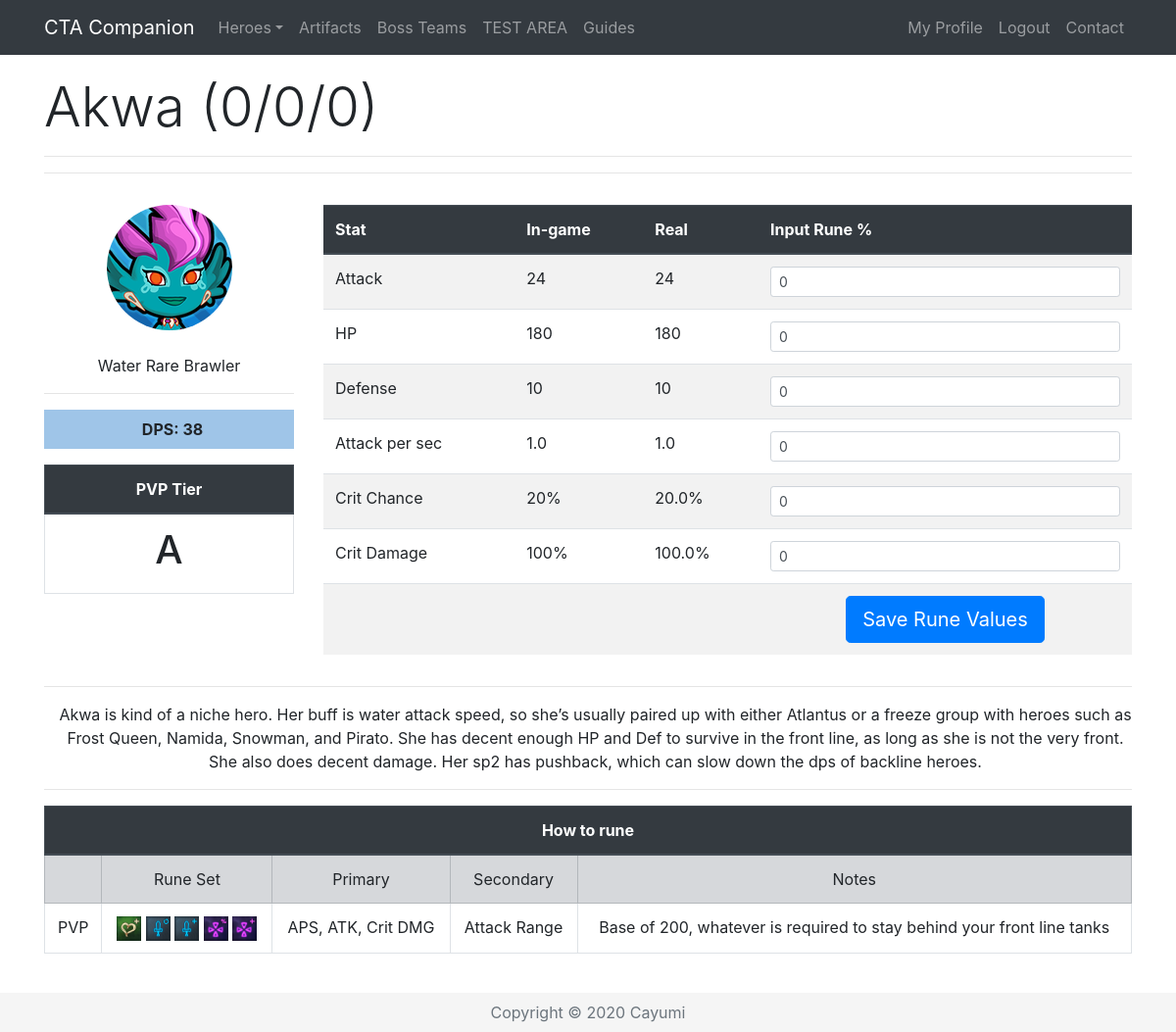
Before: /Hero/1 (signed in) with the older database file.
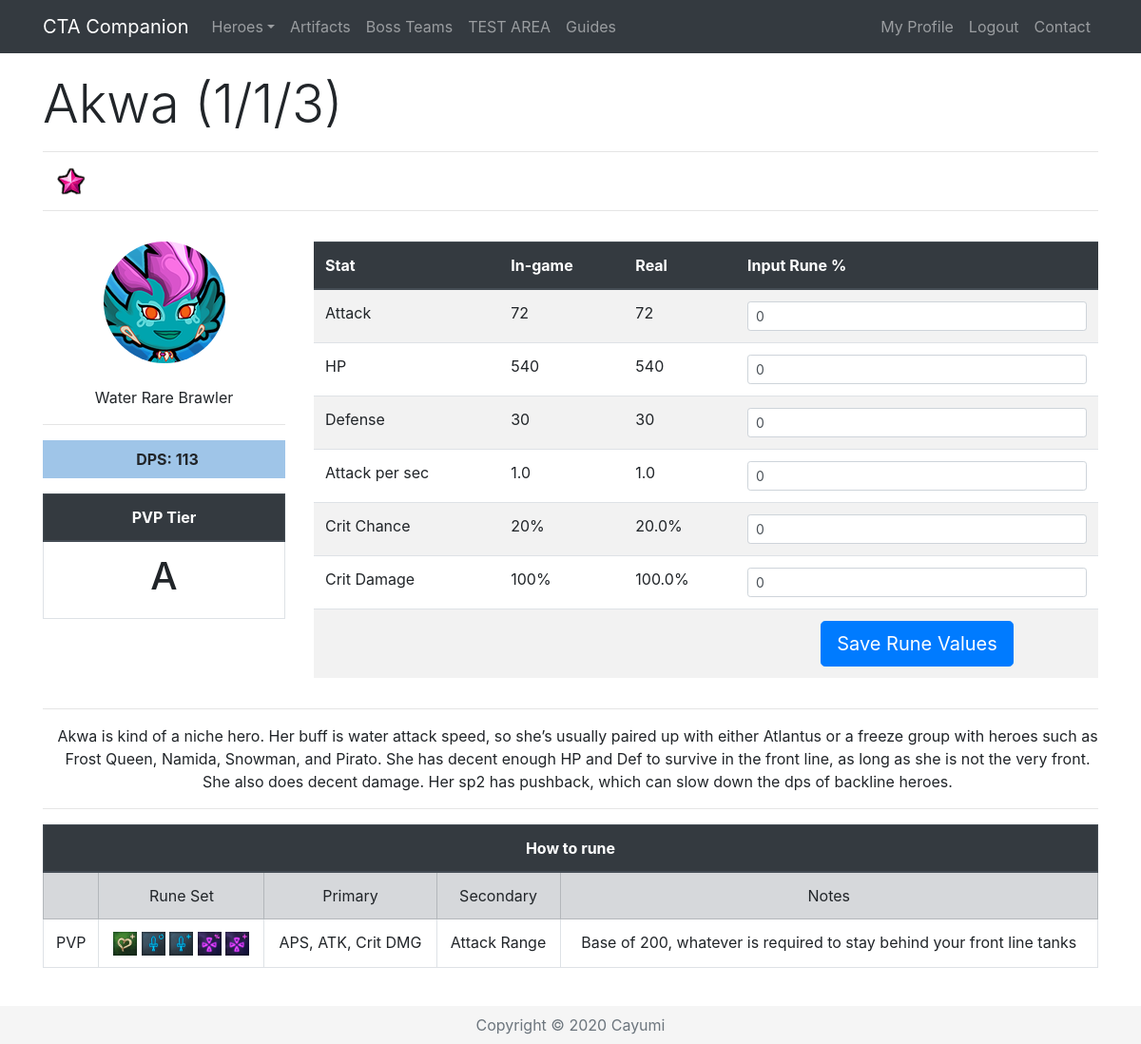
After: the same page with the newer database file.
### app/models.py (models this page shows, shortened)
class Base(db.Model):
    id = db.Column(db.Integer, primary_key=True)
    name = db.Column(db.String(32), index=True, unique=True)
    nameSafe = db.Column(db.String(32), index=True, unique=True)
    job = db.Column(db.String(16), index=True)
    rarity = db.Column(db.String(16), index=True)
    element = db.Column(db.String(16), index=True)
    gender = db.Column(db.String(16), index=True)
    crusher = db.Column(db.Integer, index=True)
    fly = db.Column(db.Integer, index=True)
    blitz = db.Column(db.Integer, index=True)
    atk = db.Column(db.Integer, index=True)
    hp = db.Column(db.Integer, index=True)
    defense = db.Column(db.Integer, index=True)
    crit = db.Column(db.Integer, index=True)
    critDmg = db.Column(db.Integer, index=True)
    movespeed = db.Column(db.Integer, index=True)
    aps = db.Column(db.Integer, index=True)
    arange = db.Column(db.Integer, index=True)
    resistance = db.Column(db.Integer, index=True)
    frenzy = db.Column(db.Integer, index=True)
    dodge = db.Column(db.Integer, index=True)
    stun = db.Column(db.Integer, index=True)
    stunTime = db.Column(db.Integer, index=True)
    aoe = db.Column(db.Integer, index=True)
    ult = db.Column(db.Integer, index=True)
    kshp = db.Column(db.Integer, index=True)
    gold = db.Column(db.Integer, index=True)
    freeze = db.Column(db.Integer, index=True)
    freezeTime = db.Column(db.Integer, index=True)
    freezeDmg = db.Column(db.Integer, index=True)
    burn = db.Column(db.Integer, index=True)
    burnTime = db.Column(db.Integer, index=True)
    burnDmg = db.Column(db.Integer, index=True)
    poison = db.Column(db.Integer, index=True)
    poisonTime = db.Column(db.Integer, index=True)
    poisonDmg = db.Column(db.Integer, index=True)
    sp2 = db.Column(db.Integer, index=True)
    sp2num = db.Column(db.Integer, index=True)
    buffElement = db.Column(db.String(16), index=True)
    buffType = db.Column(db.Integer, index=True)
    buffStat = db.Column(db.String(16), index=True)
    buff = db.Column(db.Integer, index=True)
    heroes = db.relationship('Hero', backref='baseStats', lazy='dynamic')

class Hero(db.Model):
    id = db.Column(db.Integer, primary_key=True)
    level = db.Column(db.Integer, index=True)
    awaken = db.Column(db.Integer, index=True)
    wpn = db.Column(db.Integer, index=True)
    medals = db.Column(db.Integer, index=True)
    runedAtk = db.Column(db.Integer, index=True)
    runedHp = db.Column(db.Integer, index=True)
    runedDef = db.Column(db.Integer, index=True)
    runedAps = db.Column(db.Integer, index=True)
    runedCrit = db.Column(db.Integer, index=True)
    runedCritDmg = db.Column(db.Integer, index=True)
    user_id = db.Column(db.Integer, db.ForeignKey('user.id'))
    base_id = db.Column(db.Integer, db.ForeignKey('base.id'))
    def displayStat(self, stat):
        if stat < 1000:
            return str(int(round(stat, 0)))
        elif stat > 1000000:
            return str(round(stat/1000000, 2))+"M"
        else:
            return str(round(stat/1000, 2))+"K"
    def atk(self):
        runedAttack = self.runedAtk
        base = self.baseStats.atk
        level = self.level
        awaken = self.awaken
        atk = int(base * (2 ** (level - 1)) * (1.5 ** awaken))
        runedAtk = atk + (atk * (runedAttack / 100))
        return int(runedAtk)
    def hp(self):
        runedHP = self.runedHp
        base = self.baseStats.hp
        level = self.level
        awaken = self.awaken
        hp = int(base * (2 ** (level - 1)) * (1.5 ** awaken))
        runedHP = hp + (hp * (runedHP / 100))
        return int(runedHP)
    def defense(self):
        runedDef = self.runedDef
        base = self.baseStats.defense
        level = self.level
        awaken = self.awaken
        defense = int(base * (2 ** (level - 1)) * (1.5 ** awaken))
        runedDef = defense + (defense * (runedDef / 100))
        return int(runedDef)
    def aps(self):
        runedAps = self.runedAps
        base = self.baseStats.aps
        runedAps = base + (base * (runedAps / 100))
        return runedAps
    def crit(self):
        runedCrit = self.runedCrit
        base = self.baseStats.crit
        return (base + runedCrit)/100
    def critDmg(self):
        runedDmg = self.runedCritDmg
        base = self.baseStats.critDmg
        return (base + runedDmg)/100
    def dpsSP2(self):
        sp2 = 1
        sp2num = 5
        atk = self.atk()
        aps = self.aps()
        crit = self.crit()
        critDmg = self.critDmg()
        dps = ((atk * aps * (1-crit)) + (atk * aps * crit * critDmg)) * (6 + sp2 * sp2num)/7
        dps = int(round(dps))
        return '{:,}'.format(dps).replace(',', ' ')

### app/routes.py (the view, shortened to what this page needs)
@app.route('/Hero/<heroid>', methods=["GET", "POST"])
@login_required
def hero(heroid):
    user = User.query.join(Hero).filter(Hero.id==heroid)
    selectedHero = Hero.query.get(heroid)
    if request.method == "GET":
        return render_template('hero.html', selectedHero=selectedHero, title=selectedHero.baseStats.name, user=user, heroDict=heroDict)

### app/models.py (called while the page is built)
@login.user_loader
def load_user(id):
    return User.query.get(int(id))

### app/templates/hero.html (shortened to what this page needs)
{% extends "base.html" %}
{% block content %}
{% if user[0] == current_user %}
{% set current = selectedHero.baseStats.nameSafe %}
 <div class="row pt-3">
    <div class="col-lg-12">
      <h1 class="display-4">{{ selectedHero.baseStats.name }} ({{ selectedHero.level }}/{{ selectedHero.awaken }}/{{ selectedHero.wpn }}) </h1>
      <hr>
      <p class="instructions">
          {% for i in range(selectedHero.awaken) %}
          <img src="{{ url_for('static', filename='awaken.png') }}" width="30" alt="Awaken">
          {% endfor %}
      </p>
      <hr>
    </div>
 </div>
  <div class="row align-middle">
    <div class="col-lg-3 text-center align-middle pt-3">
        <img class="img-fluid rounded-circle" src="/static/{{selectedHero.baseStats.nameSafe}}.png" alt="{{selectedHero.baseStats.name}}"><br><br>
        {{ selectedHero.baseStats.element }} {{ selectedHero.baseStats.rarity }} {{ selectedHero.baseStats.job }}<hr>
        <p class="instructions {{selectedHero.baseStats.element}}{{selectedHero.baseStats.rarity}}"><b>DPS: {{ selectedHero.dpsSP2() }}</b>
        <table class="table table-bordered">
        <thead class="thead-dark">
        <tr>
            <th colspan="2">PVP Tier</th>
        </tr>
        </thead>
        <tr>
            <td><h1>
                {% if heroDict[current] %}
                {{ heroDict[current][4] }}
                {% else %}
                -
                {% endif %}
            </h1></td>
        </tr>
    </table>
      </div>
      <div class="col lg-9 pt-3">
<form action="/Hero/{{ selectedHero.id }}" method="post" novalidate>
 <table class="table table-striped">
     <thead class="thead-dark">
          <tr>
              <th>Stat</th>
              <th>In-game</th>
              <th>Real</th>
              <th>Input Rune %</th>
          </tr>
          </thead>
              <tr class="text-left">
                  <td>Attack</td>
                  <td>{{ selectedHero.displayStat(selectedHero.atk()) }}</td>
                  <td>{{ selectedHero.atk() }}</td>
                  <td><input type="text" maxlength="10" class="form-control form-control-sm" id="{{ selectedHero.id }}runedAtk" value="{{ selectedHero.runedAtk }}" name="{{ selectedHero.id }}runedAtk"></td>
              </tr>
              <tr class="text-left">
                  <td>HP</td>
                  <td>{{ selectedHero.displayStat(selectedHero.hp()) }}</td>
                  <td>{{ selectedHero.hp() }}</td>
                  <td><input type="text" maxlength="10" class="form-control form-control-sm" id="{{ selectedHero.id }}runedHp" value="{{ selectedHero.runedHp }}" name="{{ selectedHero.id }}runedHp" onkeypress="return isNumber9(event)"></td>
              </tr>
              <tr class="text-left">
                  <td>Defense</td>
                  <td>{{ selectedHero.displayStat(selectedHero.defense()) }}</td>
                  <td>{{ selectedHero.defense() }}</td>
                  <td><input type="text" maxlength="10" class="form-control form-control-sm" id="{{ selectedHero.id }}runedDef" value="{{ selectedHero.runedDef }}" name="{{ selectedHero.id }}runedDef" onkeypress="return isNumber9(event)"></td>
              </tr>
              <tr class="text-left">
                  <td>Attack per sec</td>
                  <td>{{ selectedHero.aps()|round(2, 'common' ) }}</td>
                  <td>{{ selectedHero.aps() }}</td>
                  <td><input type="text" maxlength="10" class="form-control form-control-sm" id="{{ selectedHero.id }}runedAps" value="{{ selectedHero.runedAps }}" name="{{ selectedHero.id }}runedAps" onkeypress="return isNumber9(event)"></td>
              </tr>
                <tr class="text-left">
                  <td>Crit Chance</td>
                  <td>{{ (selectedHero.crit()*100)|round|int }}%</td>
                    <td>{{ selectedHero.crit()*100 }}% </td>
                    <td><input type="text" maxlength="10" class="form-control form-control-sm" id="{{ selectedHero.id }}runedCrit" value="{{ selectedHero.runedCrit }}" name="{{ selectedHero.id }}runedCrit" onkeypress="return isNumber9(event)"></td>
              </tr>
              <tr class="text-left">
                  <td>Crit Damage</td>
                  <td>{{ ((selectedHero.critDmg())*100)|round|int }}%</td>
                  <td>{{ (selectedHero.critDmg()*100)|round(2, 'common') }}%</td>
                  <td><input type="text" maxlength="10" class="form-control form-control-sm" id="{{ selectedHero.id }}runedCritDmg" value="{{ selectedHero.runedCritDmg }}" name="{{ selectedHero.id }}runedCritDmg" onkeypress="return isNumber9(event)"></td>
              </tr>
     <tr class="text-center">
                  <td>&nbsp;</td>
                  <td>&nbsp;</td>
                  <td>&nbsp;</td>
                  <td><button class="btn btn-primary btn-lg" type="submit">Save Rune Values</button></td>
              </tr>
          </table>
</form>
    </div>
      </div>
{% if heroDict[current] %}
<div class="row">
    <div class="col-lg-12 text-center">
        <hr>
        <p class="instructions">{{ heroDict[current][5] }}</p>
        <hr>
    </div>
</div>
<div class="row">
    <div class="col-lg-12 text-center">
      <table class="table table-bordered">
          <thead class="thead-dark">
          <tr>
              <th colspan="5">How to rune</th>
          </tr>
          </thead>
          <tr class="table-secondary">
              <td>&nbsp;</td>
              <td>Rune Set</td>
              <td>Primary</td>
              <td>Secondary</td>
              <td>Notes</td>
          </tr>
          <tr>
              <td>PVP</td>
              <td>
                  {% for i in heroDict[current][0] %}
                  <img class="img-fluid" src="/static/{{i}}.png" alt="{{i}}" name="{{i}}" width="25">
                  {% endfor %}
              </td>
              <td>{{ heroDict[current][1] }}</td>
              <td>{{ heroDict[current][2] }}</td>
              <td>{{ heroDict[current][3] }}</td>
          </tr>
      </table>
    </div>
</div>
{% endif %}
<br>
{% endif %}
{% endblock %}

### app/templates/base.html (shortened to what this page needs)
<!DOCTYPE html>
<html lang="en">
  <head>
    <link rel="stylesheet" href="https://stackpath.bootstrapcdn.com/bootstrap/4.5.0/css/bootstrap.min.css">
    <link rel="stylesheet" type="text/css" href="https://cdn.datatables.net/v/bs4/dt-1.10.21/r-2.2.5/datatables.min.css"/>
    <link href="{{ url_for('static', filename='style.css') }}" rel="stylesheet">
  </head>
  <body>
  <header>
<nav class="navbar navbar-expand-lg fixed-top navbar-dark bg-dark">
  <div class="container">
    <a class="navbar-brand" href="{{ url_for('index') }}">CTA Companion</a>
    <div class="collapse navbar-collapse" id="ctacNav">
      <ul class="navbar-nav mr-auto">
          {% if current_user.is_authenticated %}
        <li class="nav-item dropdown">
          <a class="nav-link dropdown-toggle" href="#" id="dropdownCtaC" data-toggle="dropdown" aria-haspopup="true" aria-expanded="false">Heroes</a>
        </li>
        <li class="nav-item">
          <a class="nav-link" href="#">Artifacts</a>
        </li>
        <li class="nav-item">
          <a class="nav-link" href="#">Boss Teams</a>
        </li>
        <li class="nav-item">
          <a class="nav-link" href="{{ url_for('test', username=current_user.username) }}">TEST AREA</a>
      </li>
          {% endif %}
        <li class="nav-item">
          <a class="nav-link" href="#">Guides</a>
        </li>
      </ul>
      <ul class="navbar-nav ml-auto">
        {% if current_user.is_anonymous %}
      <li class="nav-item">
          <a class="nav-link" href="{{ url_for('login') }}">Login</a>
      </li>
      <li class="nav-item">
          <a class="nav-link" href="{{ url_for('register') }}">Sign up</a>
      </li>
        {% else %}
      <li class="nav-item">
          <a class="nav-link" href="{{ url_for('profile', username=current_user.username) }}">My Profile</a>
      </li>
      <li class="nav-item">
          <a class="nav-link" href="{{ url_for('logout') }}">Logout</a>
      </li>
        {% endif %}
        <li class="nav-item">
          <a class="nav-link" href="{{ url_for('contact') }}">Contact</a>
        </li>
      </ul>
    </div>
  </div>
</nav></header>
<main role="main">
<div class="container">
{% block content %}{% endblock %}
</div></main>
<footer class="footer mt-auto text-center">
  <div class="container">
    <span class="text-muted">Copyright &copy; 2020 <a href="http://www.cayumi.com" target="_blank" class="text-muted">Cayumi</a></span>
  </div>
</footer>
  </body>
</html>

### app/static/style.css (style rules this page uses)
.WaterRare { background-color: #9FC5E8; padding: 8px; }
main > .container { padding: 60px 15px 0; }
.footer { background-color: #f5f5f5; }
.footer > .container { padding-right: 15px; padding-left: 15px; }
.instructions { padding-left: 15px; }

### app/templates/base.html (style rules this page uses)
html { position: relative; min-height: 100%; }
body { margin-bottom: 40px; }
.footer { position: absolute; bottom: 0; width: 100%; height: 40px; line-height: 40px; background-color: #f5f5f5; }

Changed rows visible on the page:
changed Hero: level "0" → "1"; awaken "0" → "1"; wpn "0" → "3"; dpsSP2 "38" → "113"; displayStat "24" → "72"; atk "24" → "72"; displayStat "180" → "540"; hp "180" → "540"; displayStat "10" → "30"; defense "10" → "30"
